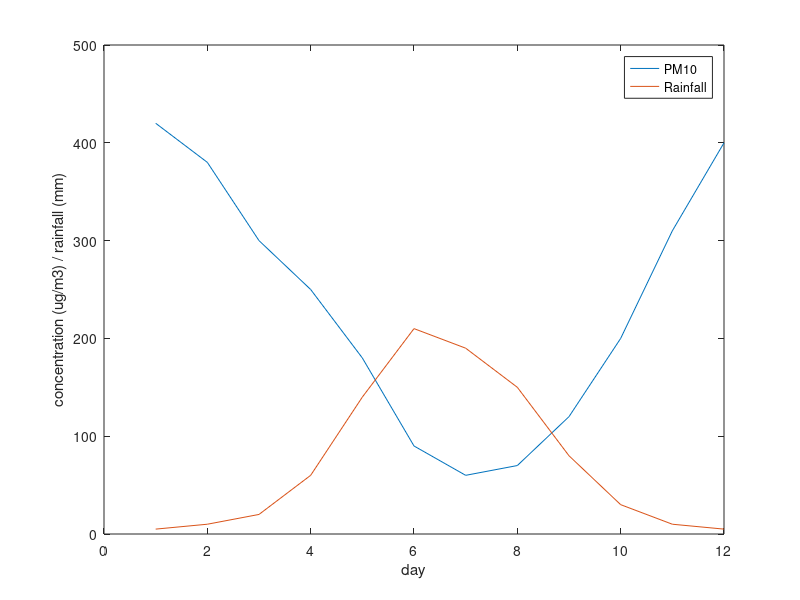

Reproduce this figure in MATLAB.
% TOPIC: basics
% TITLE: csvwrite/csvread round trip: numeric matrix, then a two-column time series
% SOURCE: Slides 01, pages 44, 47 (csvread PM10/rainfall example; csvwrite example)
% KEYWORDS: csvread, csvwrite, file io, numeric csv, column extraction, plot with legend
% PROBLEM:
% Export the numeric matrix A = [2 3 4 7; 5 6 8 9; 1 2 4 5] to a CSV file
% with csvwrite, then read it back with csvread and confirm it is unchanged.
% Then, for a two-column daily PM10/rainfall style dataset (numeric only, no
% header row, since csvread cannot read text), write it with csvwrite, read
% it back with csvread, split it into pm10 and rainfall columns, and plot
% both in the same figure with a legend.
% CHECK: isequal(A, Aback)
% CHECK: isequal(loaded, data)
% CHECK: isequal(pm10_in, pm10) && numel(pm10_in) == 12
% CODE:
A = [2 3 4 7; 5 6 8 9; 1 2 4 5];
csvfile = fullfile(tempdir,'ru_basics_matA.csv');
csvwrite(csvfile, A);
Aback = csvread(csvfile);
fprintf('csvwrite/csvread round trip of A matches original: %d\n', isequal(A,Aback));

% Synthetic daily PM10 (ug/m3) and rainfall (mm) sample data (the original
% PM10_Rainfall.csv from the slides is not bundled with this folder).
day = (1:12)';
pm10 = [420 380 300 250 180 90 60 70 120 200 310 400]';
rainfall = [5 10 20 60 140 210 190 150 80 30 10 5]';
data = [pm10 rainfall];
datafile = fullfile(tempdir,'ru_basics_pm10.csv');
csvwrite(datafile, data);
loaded = csvread(datafile);
pm10_in = loaded(:,1);
rainfall_in = loaded(:,2);

figure;
plot(day, pm10_in);
hold on;
plot(day, rainfall_in);
hold off;
legend('PM10','Rainfall');
xlabel('day'); ylabel('concentration (ug/m3) / rainfall (mm)');
fprintf('read back %d days of pm10/rainfall data from csv\n', numel(pm10_in));
